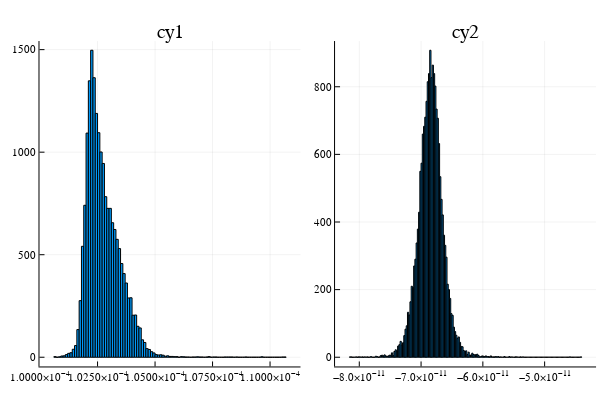

Notebook cell for this chart:
### Code cell
h3 = histogram(cy1, title = "cy1");
h4 = histogram(cy2, title = "cy2");
plot(h3, h4, legend = false)
